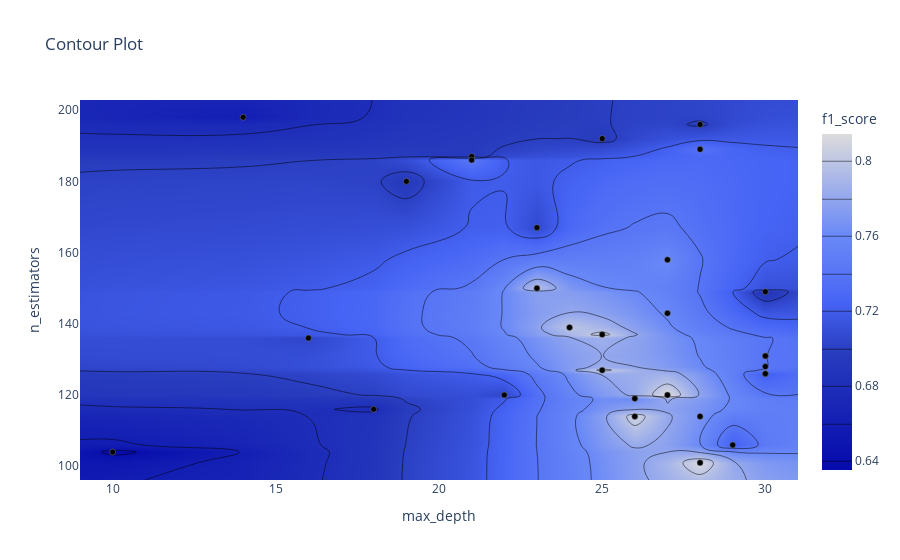

This figure's notebook cell:
### Markdown cell above
График контура отношений гиперпараметров

Он показывает связь между различными комбинациями гиперпараметров и значение метрики для этих комбинаций в виде контурного графика.

### Code cell
optuna.visualization.plot_contour(study, params=["max_depth", "n_estimators"],
                                  target_name="f1_score")

### Figure 1 — Plotly figure (JSON) as saved in the notebook; plotly's stock layout.template omitted (floating-point values rounded to 4 significant figures; data arrays with more than 128 entries replaced by an {"elided": "..."} marker saying what was removed)
{"data": [{"colorbar": {"title": {"text": "f1_score"}}, "colorscale": [[0, "rgb(5,10,172)"], [0.35, "rgb(40,60,190)"], [0.5, "rgb(70,100,245)"], [0.6, "rgb(90,120,245)"], [0.7, "rgb(106,137,247)"], [1, "rgb(220,220,220)"]], "connectgaps": true, "contours": {"coloring": "heatmap"}, "hoverinfo": "none", "line": {"smoothing": 1.3}, "reversescale": false, "type": "contour", "x": [9, 10, 14, 16, 18, 19, 21, 22, 23, 24, 25, 26, 27, 28, 29, 30, 31], "y": [96.15, 101, 104, 106, 114, 116, 119, 120, 126, 127, 128, 131, 136, 137, 139, 143, 149, 150, 158, 167, 180, 186, 187, 189, 192, 196, 198, 202.8], "z": {"elided": "28x17 float values"}}, {"marker": {"color": "black", "line": {"color": "Grey", "width": 0.5}}, "mode": "markers", "showlegend": false, "type": "scatter", "x": [21, 28, 23, 19, 28, 25, 26, 14, 18, 21, 10, 25, 30, 30, 29, 25, 27, 30, 26, 23, 16, 24, 27, 28, 30, 30, 27, 30, 28, 22], "y": [187, 189, 150, 180, 196, 192, 114, 198, 116, 186, 104, 137, 131, 128, 106, 127, 158, 149, 119, 167, 136, 139, 120, 114, 126, 126, 143, 131, 101, 120]}], "layout": {"title": {"text": "Contour Plot"}, "xaxis": {"range": [9, 31], "title": {"text": "max_depth"}}, "yaxis": {"range": [96.15, 202.8], "title": {"text": "n_estimators"}}}}
